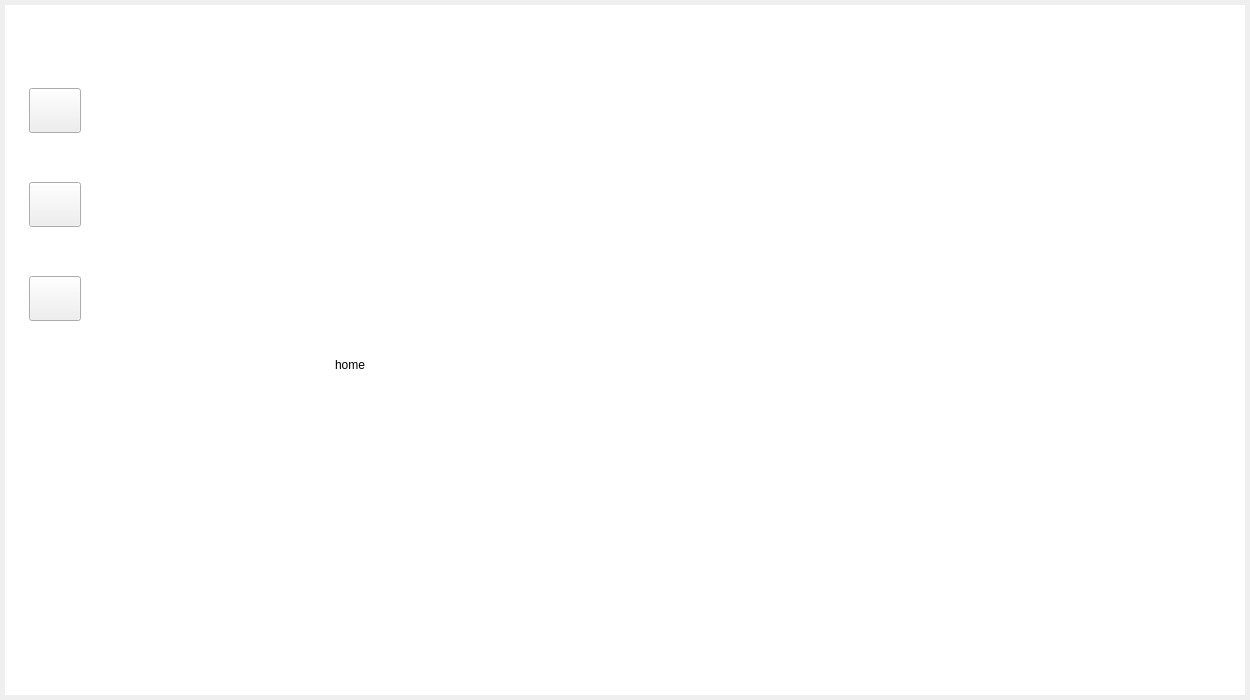
<?xml version="1.0" encoding="UTF-8"?>
<ui version="4.0">
 <class>BiliVideoPlayer</class>
 <widget class="QWidget" name="BiliVideoPlayer">
  <property name="geometry">
   <rect>
    <x>0</x>
    <y>0</y>
    <width>1250</width>
    <height>700</height>
   </rect>
  </property>
  <property name="windowTitle">
   <string>BiliVideoPlayer</string>
  </property>
  <layout class="QHBoxLayout" name="horizontalLayout">
   <property name="spacing">
    <number>0</number>
   </property>
   <property name="leftMargin">
    <number>5</number>
   </property>
   <property name="topMargin">
    <number>5</number>
   </property>
   <property name="rightMargin">
    <number>5</number>
   </property>
   <property name="bottomMargin">
    <number>5</number>
   </property>
   <item>
    <widget class="QWidget" name="biliPlayerBg" native="true">
     <property name="styleSheet">
      <string notr="true">#biliPlayerBg
{
	background-color: #FFFFFF
}</string>
     </property>
     <layout class="QVBoxLayout" name="verticalLayout">
      <property name="spacing">
       <number>0</number>
      </property>
      <property name="leftMargin">
       <number>0</number>
      </property>
      <property name="topMargin">
       <number>0</number>
      </property>
      <property name="rightMargin">
       <number>0</number>
      </property>
      <property name="bottomMargin">
       <number>0</number>
      </property>
      <item>
       <widget class="QWidget" name="head" native="true">
        <property name="minimumSize">
         <size>
          <width>0</width>
          <height>68</height>
         </size>
        </property>
        <property name="maximumSize">
         <size>
          <width>16777215</width>
          <height>68</height>
         </size>
        </property>
        <property name="styleSheet">
         <string notr="true"/>
        </property>
        <layout class="QHBoxLayout" name="horizontalLayout_2">
         <property name="spacing">
          <number>0</number>
         </property>
         <property name="leftMargin">
          <number>0</number>
         </property>
         <property name="topMargin">
          <number>0</number>
         </property>
         <property name="rightMargin">
          <number>0</number>
         </property>
         <property name="bottomMargin">
          <number>0</number>
         </property>
         <item>
          <widget class="QWidget" name="headLeft" native="true">
           <property name="minimumSize">
            <size>
             <width>64</width>
             <height>0</height>
            </size>
           </property>
           <property name="maximumSize">
            <size>
             <width>64</width>
             <height>16777215</height>
            </size>
           </property>
           <property name="styleSheet">
            <string notr="true"/>
           </property>
           <layout class="QVBoxLayout" name="verticalLayout_2">
            <property name="spacing">
             <number>0</number>
            </property>
            <property name="leftMargin">
             <number>24</number>
            </property>
            <property name="topMargin">
             <number>0</number>
            </property>
            <property name="rightMargin">
             <number>0</number>
            </property>
            <property name="bottomMargin">
             <number>0</number>
            </property>
            <item>
             <widget class="QLabel" name="logo">
              <property name="maximumSize">
               <size>
                <width>28</width>
                <height>28</height>
               </size>
              </property>
              <property name="styleSheet">
               <string notr="true">#logo
{
	border-image:url(&quot;:/images/homePage/logo.png&quot;);
}</string>
              </property>
              <property name="text">
               <string/>
              </property>
             </widget>
            </item>
           </layout>
          </widget>
         </item>
         <item>
          <widget class="QWidget" name="headRight" native="true">
           <property name="styleSheet">
            <string notr="true"/>
           </property>
           <layout class="QHBoxLayout" name="horizontalLayout_3">
            <property name="spacing">
             <number>0</number>
            </property>
            <property name="leftMargin">
             <number>0</number>
            </property>
            <property name="topMargin">
             <number>0</number>
            </property>
            <property name="rightMargin">
             <number>0</number>
            </property>
            <property name="bottomMargin">
             <number>0</number>
            </property>
            <item>
             <widget class="QWidget" name="headTittle" native="true">
              <property name="minimumSize">
               <size>
                <width>128</width>
                <height>0</height>
               </size>
              </property>
              <property name="maximumSize">
               <size>
                <width>128</width>
                <height>16777215</height>
               </size>
              </property>
              <layout class="QVBoxLayout" name="verticalLayout_3">
               <property name="spacing">
                <number>0</number>
               </property>
               <property name="leftMargin">
                <number>0</number>
               </property>
               <property name="topMargin">
                <number>10</number>
               </property>
               <property name="rightMargin">
                <number>0</number>
               </property>
               <property name="bottomMargin">
                <number>10</number>
               </property>
               <item>
                <widget class="QLabel" name="tittle">
                 <property name="maximumSize">
                  <size>
                   <width>64</width>
                   <height>28</height>
                  </size>
                 </property>
                 <property name="styleSheet">
                  <string notr="true">#tittle
{ 
	border-image:url(&quot;:/images/homePage/bilishipin.png&quot;); 
}</string>
                 </property>
                 <property name="text">
                  <string/>
                 </property>
                </widget>
               </item>
              </layout>
             </widget>
            </item>
            <item>
             <widget class="QWidget" name="sysBtn" native="true">
              <layout class="QHBoxLayout" name="horizontalLayout_4">
               <property name="spacing">
                <number>20</number>
               </property>
               <property name="leftMargin">
                <number>0</number>
               </property>
               <property name="topMargin">
                <number>0</number>
               </property>
               <property name="rightMargin">
                <number>16</number>
               </property>
               <property name="bottomMargin">
                <number>0</number>
               </property>
               <item>
                <spacer name="horizontalSpacer">
                 <property name="orientation">
                  <enum>Qt::Orientation::Horizontal</enum>
                 </property>
                 <property name="sizeHint" stdset="0">
                  <size>
                   <width>949</width>
                   <height>20</height>
                  </size>
                 </property>
                </spacer>
               </item>
               <item>
                <widget class="QPushButton" name="minBtn">
                 <property name="maximumSize">
                  <size>
                   <width>20</width>
                   <height>20</height>
                  </size>
                 </property>
                 <property name="styleSheet">
                  <string notr="true">#minBtn
{
	border:none;
	border-image: url(:/images/homePage/suoxiao.png);
}

#minBtn:hover
{
	background-color:rgb(227,229,231);
}</string>
                 </property>
                 <property name="text">
                  <string/>
                 </property>
                </widget>
               </item>
               <item>
                <widget class="QPushButton" name="quitBtn">
                 <property name="maximumSize">
                  <size>
                   <width>20</width>
                   <height>20</height>
                  </size>
                 </property>
                 <property name="styleSheet">
                  <string notr="true">#quitBtn
{
	border:none;
	border-image: url(:/images/homePage/quxiao.png);
}

#quitBtn:hover
{
	background-color:rgb(227,229,231);
}</string>
                 </property>
                 <property name="text">
                  <string/>
                 </property>
                </widget>
               </item>
              </layout>
             </widget>
            </item>
           </layout>
          </widget>
         </item>
        </layout>
       </widget>
      </item>
      <item>
       <widget class="QWidget" name="body" native="true">
        <property name="styleSheet">
         <string notr="true"/>
        </property>
        <layout class="QHBoxLayout" name="horizontalLayout_5">
         <property name="spacing">
          <number>0</number>
         </property>
         <property name="leftMargin">
          <number>0</number>
         </property>
         <property name="topMargin">
          <number>0</number>
         </property>
         <property name="rightMargin">
          <number>0</number>
         </property>
         <property name="bottomMargin">
          <number>0</number>
         </property>
         <item>
          <widget class="QWidget" name="bodyLeft" native="true">
           <property name="minimumSize">
            <size>
             <width>100</width>
             <height>0</height>
            </size>
           </property>
           <property name="maximumSize">
            <size>
             <width>100</width>
             <height>16777215</height>
            </size>
           </property>
           <property name="styleSheet">
            <string notr="true">#bodyLeft { background-color: transparent; }</string>
           </property>
           <layout class="QVBoxLayout" name="verticalLayout_5">
            <property name="spacing">
             <number>0</number>
            </property>
            <property name="leftMargin">
             <number>0</number>
            </property>
            <property name="topMargin">
             <number>0</number>
            </property>
            <property name="rightMargin">
             <number>0</number>
            </property>
            <property name="bottomMargin">
             <number>0</number>
            </property>
            <item>
             <widget class="QWidget" name="btnBox" native="true">
              <property name="styleSheet">
               <string notr="true"/>
              </property>
              <layout class="QVBoxLayout" name="verticalLayout_4">
               <property name="spacing">
                <number>49</number>
               </property>
               <property name="leftMargin">
                <number>24</number>
               </property>
               <property name="topMargin">
                <number>15</number>
               </property>
               <property name="rightMargin">
                <number>0</number>
               </property>
               <property name="bottomMargin">
                <number>0</number>
               </property>
               <item>
                <widget class="pageSwitchButton" name="homePageBtn">
                 <property name="minimumSize">
                  <size>
                   <width>52</width>
                   <height>45</height>
                  </size>
                 </property>
                 <property name="maximumSize">
                  <size>
                   <width>52</width>
                   <height>45</height>
                  </size>
                 </property>
                 <property name="text">
                  <string/>
                 </property>
                </widget>
               </item>
               <item>
                <widget class="pageSwitchButton" name="myPageBtn">
                 <property name="minimumSize">
                  <size>
                   <width>52</width>
                   <height>45</height>
                  </size>
                 </property>
                 <property name="maximumSize">
                  <size>
                   <width>52</width>
                   <height>45</height>
                  </size>
                 </property>
                 <property name="font">
                  <font>
                   <fontweight>Medium</fontweight>
                  </font>
                 </property>
                 <property name="text">
                  <string/>
                 </property>
                </widget>
               </item>
               <item>
                <widget class="pageSwitchButton" name="sysPageBtn">
                 <property name="minimumSize">
                  <size>
                   <width>52</width>
                   <height>45</height>
                  </size>
                 </property>
                 <property name="maximumSize">
                  <size>
                   <width>52</width>
                   <height>45</height>
                  </size>
                 </property>
                 <property name="text">
                  <string/>
                 </property>
                </widget>
               </item>
              </layout>
             </widget>
            </item>
            <item>
             <spacer name="verticalSpacer">
              <property name="orientation">
               <enum>Qt::Orientation::Vertical</enum>
              </property>
              <property name="sizeHint" stdset="0">
               <size>
                <width>20</width>
                <height>371</height>
               </size>
              </property>
             </spacer>
            </item>
           </layout>
          </widget>
         </item>
         <item>
          <widget class="QWidget" name="bodyRight" native="true">
           <layout class="QHBoxLayout" name="horizontalLayout_6">
            <property name="spacing">
             <number>0</number>
            </property>
            <property name="leftMargin">
             <number>0</number>
            </property>
            <property name="topMargin">
             <number>0</number>
            </property>
            <property name="rightMargin">
             <number>0</number>
            </property>
            <property name="bottomMargin">
             <number>0</number>
            </property>
            <item>
             <widget class="QStackedWidget" name="stackedWidget">
              <widget class="QWidget" name="homePage">
               <widget class="QLabel" name="label">
                <property name="geometry">
                 <rect>
                  <x>230</x>
                  <y>280</y>
                  <width>80</width>
                  <height>23</height>
                 </rect>
                </property>
                <property name="text">
                 <string>home</string>
                </property>
               </widget>
              </widget>
              <widget class="QWidget" name="myPage">
               <widget class="QLabel" name="label_2">
                <property name="geometry">
                 <rect>
                  <x>440</x>
                  <y>310</y>
                  <width>80</width>
                  <height>23</height>
                 </rect>
                </property>
                <property name="text">
                 <string>my</string>
                </property>
               </widget>
              </widget>
              <widget class="QWidget" name="sysPage">
               <widget class="QLabel" name="label_3">
                <property name="geometry">
                 <rect>
                  <x>270</x>
                  <y>310</y>
                  <width>80</width>
                  <height>23</height>
                 </rect>
                </property>
                <property name="text">
                 <string>sys</string>
                </property>
               </widget>
              </widget>
             </widget>
            </item>
           </layout>
          </widget>
         </item>
        </layout>
       </widget>
      </item>
     </layout>
    </widget>
   </item>
  </layout>
 </widget>
 <customwidgets>
  <customwidget>
   <class>pageSwitchButton</class>
   <extends>QPushButton</extends>
   <header>pageswitchbutton.h</header>
  </customwidget>
 </customwidgets>
 <resources/>
 <connections/>
</ui>
